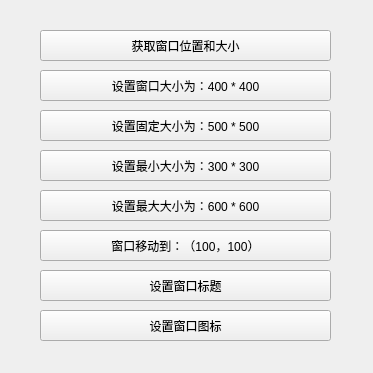
<?xml version="1.0" encoding="UTF-8"?>
<ui version="4.0">
 <class>SubWidget</class>
 <widget class="QWidget" name="SubWidget">
  <property name="geometry">
   <rect>
    <x>0</x>
    <y>0</y>
    <width>373</width>
    <height>373</height>
   </rect>
  </property>
  <property name="windowTitle">
   <string>Form</string>
  </property>
  <widget class="QPushButton" name="btn1">
   <property name="geometry">
    <rect>
     <x>40</x>
     <y>30</y>
     <width>291</width>
     <height>31</height>
    </rect>
   </property>
   <property name="text">
    <string>获取窗口位置和大小</string>
   </property>
  </widget>
  <widget class="QPushButton" name="btn2">
   <property name="geometry">
    <rect>
     <x>40</x>
     <y>70</y>
     <width>291</width>
     <height>31</height>
    </rect>
   </property>
   <property name="text">
    <string>设置窗口大小为：400 * 400</string>
   </property>
  </widget>
  <widget class="QPushButton" name="btn3">
   <property name="geometry">
    <rect>
     <x>40</x>
     <y>110</y>
     <width>291</width>
     <height>31</height>
    </rect>
   </property>
   <property name="text">
    <string>设置固定大小为：500 * 500</string>
   </property>
  </widget>
  <widget class="QPushButton" name="pushButton_4">
   <property name="geometry">
    <rect>
     <x>40</x>
     <y>150</y>
     <width>291</width>
     <height>31</height>
    </rect>
   </property>
   <property name="text">
    <string>设置最小大小为：300 * 300</string>
   </property>
  </widget>
  <widget class="QPushButton" name="pushButton_5">
   <property name="geometry">
    <rect>
     <x>40</x>
     <y>190</y>
     <width>291</width>
     <height>31</height>
    </rect>
   </property>
   <property name="text">
    <string>设置最大大小为：600 * 600</string>
   </property>
  </widget>
  <widget class="QPushButton" name="pushButton_6">
   <property name="geometry">
    <rect>
     <x>40</x>
     <y>230</y>
     <width>291</width>
     <height>31</height>
    </rect>
   </property>
   <property name="text">
    <string>窗口移动到：（100，100）</string>
   </property>
  </widget>
  <widget class="QPushButton" name="pushButton_7">
   <property name="geometry">
    <rect>
     <x>40</x>
     <y>270</y>
     <width>291</width>
     <height>31</height>
    </rect>
   </property>
   <property name="text">
    <string>设置窗口标题</string>
   </property>
  </widget>
  <widget class="QPushButton" name="pushButton_8">
   <property name="geometry">
    <rect>
     <x>40</x>
     <y>310</y>
     <width>291</width>
     <height>31</height>
    </rect>
   </property>
   <property name="text">
    <string>设置窗口图标</string>
   </property>
  </widget>
 </widget>
 <resources/>
 <connections/>
</ui>
